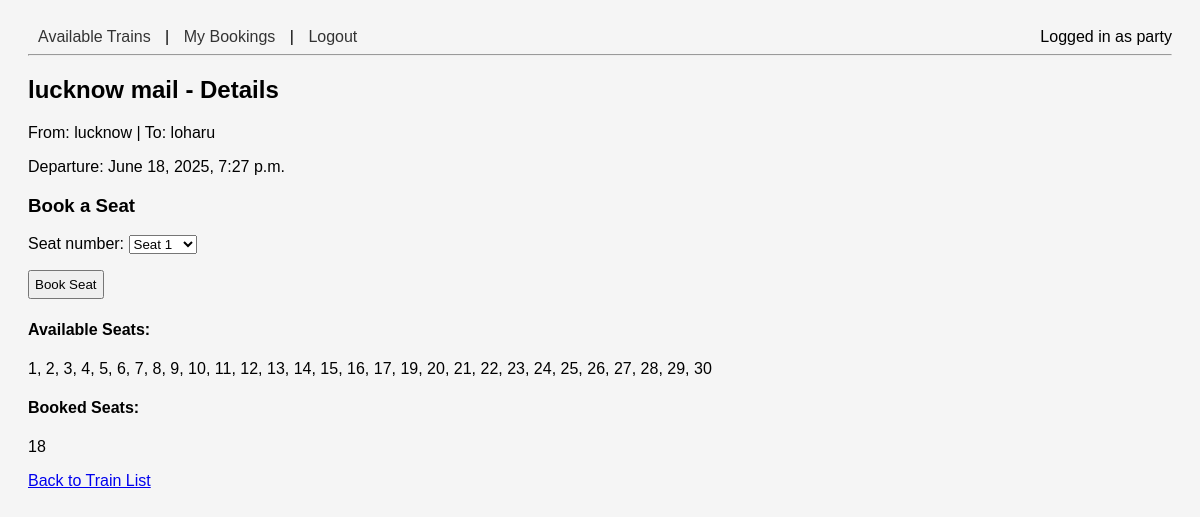
/trains-web/1/ (signed in), run on the app's committed database.
### booking/models.py (models this page shows, shortened)
class Train(models.Model):
    name = models.CharField(max_length=100)
    source = models.CharField(max_length=100)
    destination = models.CharField(max_length=100)
    departure_time = models.DateTimeField()
    total_seats = models.PositiveIntegerField()
    seats_available = models.PositiveIntegerField()

### booking/views.py (the view, shortened to what this page needs)
# urls.py: path('trains-web/<int:pk>/', TrainDetailView.as_view(), name='train_detail'),
@method_decorator(login_required, name='dispatch')
class TrainDetailView(View):
    def get(self, request, pk):
        train = get_object_or_404(Train, pk=pk)
        booked_seats = Booking.objects.filter(train=train).values_list('seat_number', flat=True)
        all_seats = list(range(1, train.total_seats + 1))
        available_seats = [seat for seat in all_seats if seat not in booked_seats]
        form = BookingForm(available_seats=available_seats)
        return render(request, 'booking/train_detail.html', {
            'train': train,
            'form': form,
            'available_seats': available_seats,
            'booked_seats': booked_seats
        })

### booking/forms.py
class BookingForm(forms.Form):
    seat_number = forms.ChoiceField(choices=[])
    def __init__(self, *args, **kwargs):
        available_seats = kwargs.pop('available_seats', [])
        super().__init__(*args, **kwargs)
        self.fields['seat_number'].choices = [(seat, f"Seat {seat}") for seat in available_seats]

### booking/templates/booking/train_detail.html (shortened to what this page needs)
{% extends "booking/base.html" %}
{% block content %}
<h2>{{ train.name }} - Details</h2>
<p>From: {{ train.source }} | To: {{ train.destination }}</p>
<p>Departure: {{ train.departure_time }}</p>
<h3>Book a Seat</h3>
<form method="post">
    {{ form.as_p }}
    <button type="submit">Book Seat</button>
</form>
<h4>Available Seats:</h4>
<p>{{ available_seats|join:", " }}</p>
<h4>Booked Seats:</h4>
<p>{{ booked_seats|join:", " }}</p>
<a href="{% url 'train_list' %}">Back to Train List</a>
{% endblock %}

### booking/templates/booking/base.html (shortened to what this page needs)
{%load static%}
<!DOCTYPE html>
<html>
<head>
    <link rel="stylesheet" href="{% static 'booking/css/style.css' %}">
</head>
<body>
    <nav>
        {% if user.is_authenticated %}
            <a href="{% url 'train_list' %}">Available Trains</a> |
            <a href="{% url 'my_bookings' %}">My Bookings</a> |
            <a href="{% url 'logout' %}">Logout</a>
            <span style="float:right;">Logged in as {{ user.username }}</span>
        {% else %}
            <a href="{% url 'register' %}">Register</a> |
            <a href="{% url 'login' %}">Login</a>
        {% endif %}
    </nav>
    <hr>
    {% block content %}
    {% endblock %}
</body>
</html>

### booking/static/booking/css/style.css (style rules this page uses)
body { font-family: Arial, sans-serif; padding: 20px; background: #f5f5f5; }
nav a { margin: 0 10px; text-decoration: none; color: #333; }
form { margin: 15px 0; }
input, button { padding: 5px; margin-right: 10px; }

### data on the page
Train: name "lucknow mail", source "lucknow", destination "loharu", departure_time "June 18, 2025, 7:27 p.m."

### other printed values
{{ user.username }} "party"
{{ available_seats|join:", " }} "1, 2, 3, 4, 5, 6, 7, 8, 9, 10, 11, 12, 13, 14, 15, 16, 17, 19, 20, 21, 22, 23, 24, 25, 26, 27, 28, 29, 30"
{{ booked_seats|join:", " }} "18"
